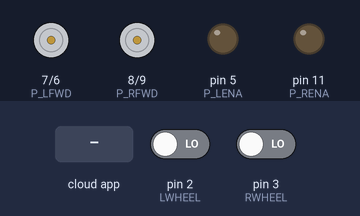
Simulated run of this sketch. Board: Arduino Uno, built with avr-gcc and run on an emulated ATmega328P. Parts: motor-driver pin pairs drawn as motors (green arrow = first pin HIGH = forward, orange = second pin HIGH = backward, longer = more drive), output pins drawn as LEDs (lit = HIGH). The inputs (shaded band) are chosen by the test bench; at power-on: pin 2 (LWHEEL) LOW, pin 3 (RWHEEL) LOW. The ROS host is connected and sends only what is stated.

Above: at 1.2 s.
1.3 s: the phone or cloud app sets rmotor_cmd to -100
At 2.3 s:
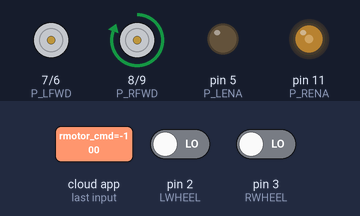
2.8 s: the phone or cloud app sets lmotor_cmd to -100
At 3.5 s:
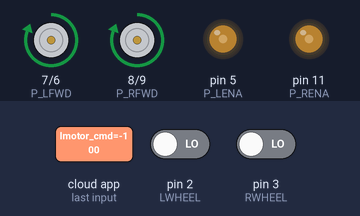
4.3 s: the phone or cloud app sets rmotor_cmd to 0
At 5.5 s:
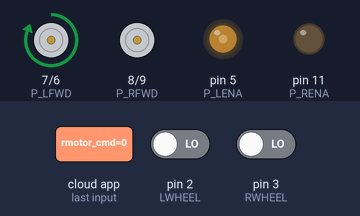
5.8 s: the phone or cloud app sets lmotor_cmd to 100
At 7.0 s:
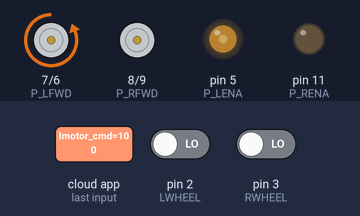
7.3 s: the phone or cloud app sets rmotor_cmd to 100
At 8.0 s:
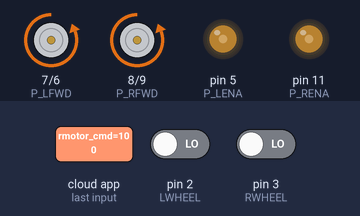
8.8 s: the phone or cloud app sets lmotor_cmd to 0
At 9.3 s:
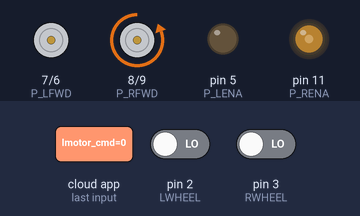
Timing chart, 0 to 11.3 s (numbered marks = the images above; inputs shaded):
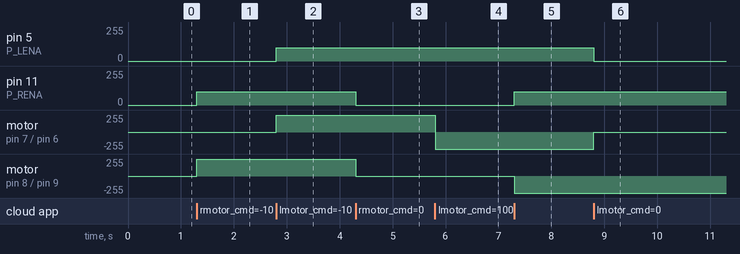

Measured:
- after the input at 1.3 s, pin 11 (P_RENA): 0/255 → 100/255 at once; motor on pin 8 (P_RFWD) / pin 9 (P_RREV): stopped → forward 255/255 at once
- after the input at 2.8 s, pin 5 (P_LENA): 0/255 → 100/255 at once; motor on pin 7 (P_LFWD) / pin 6 (P_LREV): stopped → forward 255/255 at once
- after the input at 4.3 s, pin 11 (P_RENA): 100/255 → 0/255 at once; motor on pin 8 (P_RFWD) / pin 9 (P_RREV): forward 255/255 → stopped at once
- after the input at 5.8 s, motor on pin 7 (P_LFWD) / pin 6 (P_LREV): forward 255/255 → backward 255/255 at once
- after the input at 7.3 s, pin 11 (P_RENA): 0/255 → 100/255 at once; motor on pin 8 (P_RFWD) / pin 9 (P_RREV): stopped → backward 255/255 at once
- after the input at 8.8 s, pin 5 (P_LENA): 100/255 → 0/255 at once; motor on pin 7 (P_LFWD) / pin 6 (P_LREV): backward 255/255 → stopped at once

The sketch:

final_sketch.ino
```cpp
#include <ros.h>
#include <std_msgs/String.h>
#include <std_msgs/Int16.h>
#include <std_msgs/Float32.h>

#define P_RFWD 8
#define P_RREV 9
#define P_RENA 11

#define P_LFWD 7
#define P_LREV 6
#define P_LENA 5

#define LWHEEL_A_INT 0
#define RWHEEL_A_INT 1

#define LWHEEL 2
#define RWHEEL 3

#define LOOP_DLY 5

int lcoder = 0;
int rcoder = 0;
int lprev = 0;
int rprev = 0;
int ldir = 0;
int rdir = 0;

#define FWD 1
#define REV -1

ros::NodeHandle nh;

std_msgs::String msg_debug;
ros::Publisher debug_pub("arduino_debug", &msg_debug);

std_msgs::Int16 msg_lwheel;
std_msgs::Int16 msg_rwheel;

ros::Publisher lwheel_pub("lwheel", &msg_lwheel);
ros::Publisher rwheel_pub("rwheel", &msg_rwheel);


char debug_str[80] = "blank";
int tick_no = 0;
int ticks_since_beat = 0;


void lfwd(int speed=255) {
	sprintf(debug_str, "lfwd %d", speed);
	msg_debug.data = debug_str;
	debug_pub.publish( &msg_debug );

	digitalWrite( P_LFWD, LOW );
	digitalWrite( P_LREV, HIGH);

        analogWrite( P_LENA, constrain( speed, 0, 255 ) );
	ldir = FWD;}

void lrev(int speed=255) {
	sprintf(debug_str, "lrev %d", speed);
	msg_debug.data = debug_str;
	debug_pub.publish( &msg_debug );

	digitalWrite( P_LFWD, HIGH);
	digitalWrite( P_LREV, LOW );
        analogWrite( P_LENA, constrain( speed, 0, 255 ) );

        ldir = REV;}
void lcoast() {
	sprintf(debug_str, "lcoast");
	msg_debug.data = debug_str;
	debug_pub.publish( &msg_debug );

	digitalWrite( P_LFWD, LOW );
	digitalWrite( P_LREV, LOW );
	digitalWrite( P_LENA, LOW );
	ldir=0;
}
void lbrake() {
	sprintf(debug_str, "lbrake");
	msg_debug.data = debug_str;
	debug_pub.publish( &msg_debug );

	digitalWrite( P_LFWD, HIGH );
	digitalWrite( P_LREV, HIGH );
	digitalWrite( P_LENA, LOW);
	ldir = 0;
}
void rfwd( int speed=255) {
	sprintf(debug_str, "rfwd %d", speed);
	msg_debug.data = debug_str;
	debug_pub.publish( &msg_debug );

	digitalWrite( P_RFWD, LOW  );
	digitalWrite( P_RREV, HIGH);
	analogWrite( P_RENA, constrain( speed, 0, 255 ) );
        rdir = FWD;}
void rrev(int speed=255) {
	sprintf(debug_str, "rrev %d", speed);
	msg_debug.data = debug_str;
	debug_pub.publish( &msg_debug );

	digitalWrite( P_RFWD, HIGH);
	digitalWrite( P_RREV, LOW  );
	analogWrite( P_RENA, constrain( speed, 0, 255 ) );
	rdir = REV;}
void rcoast() {
	sprintf(debug_str, "rcoast");
	msg_debug.data = debug_str;
	debug_pub.publish( &msg_debug );

	digitalWrite( P_RFWD, LOW );
	digitalWrite( P_RREV, LOW );
	digitalWrite( P_RENA, LOW );
	rdir = 0;
}
void rbrake() {
        sprintf(debug_str, "rbrake");
	msg_debug.data = debug_str;
	debug_pub.publish( &msg_debug );

	digitalWrite( P_RFWD, HIGH );
	digitalWrite( P_RREV, HIGH );
	digitalWrite( P_RENA, LOW);
	rdir = 0;
}
void RMotorCallBack( const std_msgs::Float32& motor_msg) {
	sprintf(debug_str, "LMotorCallback %0.3f", motor_msg.data);
	msg_debug.data = debug_str;
	debug_pub.publish( &msg_debug );

    if (motor_msg.data > 255 || motor_msg.data < -255) {
    	rbrake();
    } else if (motor_msg.data == 0) {
    	rcoast();
    } else if (motor_msg.data < 0) {
    	rrev(abs(motor_msg.data));
    } else {
    	rfwd(motor_msg.data);
    }
}

void LMotorCallBack( const std_msgs::Float32& motor_msg) {


    if (motor_msg.data > 255 || motor_msg.data < -255) {
   	lbrake();
    } else if (motor_msg.data == 0) {
    	lcoast();
    } else if (motor_msg.data < 0) {
    	lrev(abs(motor_msg.data));
    } else {
    	lfwd(motor_msg.data);
    }
}
ros::Subscriber<std_msgs::Float32> rmotor_sub("rmotor_cmd", &RMotorCallBack);
ros::Subscriber<std_msgs::Float32> lmotor_sub("lmotor_cmd", &LMotorCallBack);


void doLEncoder(){
  lcoder ++;
  }
void doREncoder(){
  rcoder ++;
}
void setup(){
        nh.initNode();
	nh.advertise(debug_pub);
	nh.advertise(lwheel_pub);
	nh.advertise(rwheel_pub);
        nh.subscribe(rmotor_sub);
	nh.subscribe(lmotor_sub);
          pinMode(P_LFWD, OUTPUT);
	  pinMode(P_LREV, OUTPUT);
	  pinMode(P_LENA, OUTPUT);

	  pinMode(P_RFWD, OUTPUT);
	  pinMode(P_RREV, OUTPUT);
	  pinMode(P_RENA, OUTPUT);
          pinMode(LWHEEL, INPUT);
	  pinMode(RWHEEL, INPUT);

          attachInterrupt(LWHEEL_A_INT, doLEncoder, RISING);
	  attachInterrupt(RWHEEL_A_INT, doREncoder, RISING);
}
void loop(){
        nh.spinOnce();
	ticks_since_beat++;
        if(ticks_since_beat > (1000 / LOOP_DLY) ) {
    	tick_no++;
    	sprintf(debug_str, "tick %d", tick_no);
    	msg_debug.data = debug_str;
    	debug_pub.publish( &msg_debug );
    	ticks_since_beat = 0;
	}
        msg_lwheel.data = lcoder;
	msg_rwheel.data = rcoder;
        lwheel_pub.publish( &msg_lwheel );
	rwheel_pub.publish( &msg_rwheel );

	nh.spinOnce();

        delay(LOOP_DLY);
}
```
